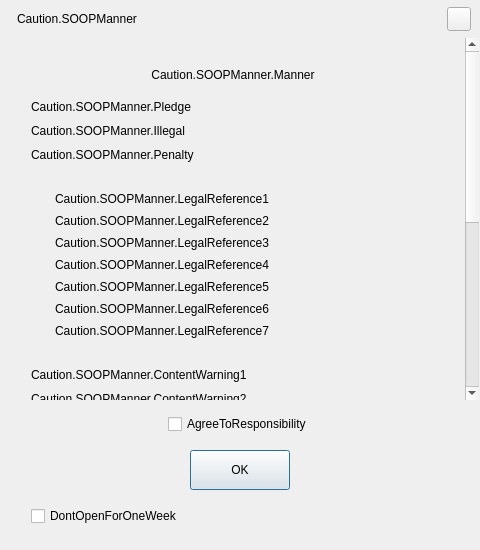
<?xml version="1.0" encoding="UTF-8"?>
<ui version="4.0">
 <class>AFQSoopBroadcastNoticeDialog</class>
 <widget class="QDialog" name="AFQSoopBroadcastNoticeDialog">
  <property name="geometry">
   <rect>
    <x>0</x>
    <y>0</y>
    <width>480</width>
    <height>550</height>
   </rect>
  </property>
  <property name="sizePolicy">
   <sizepolicy hsizetype="Fixed" vsizetype="Fixed">
    <horstretch>0</horstretch>
    <verstretch>0</verstretch>
   </sizepolicy>
  </property>
  <property name="minimumSize">
   <size>
    <width>480</width>
    <height>550</height>
   </size>
  </property>
  <property name="maximumSize">
   <size>
    <width>480</width>
    <height>550</height>
   </size>
  </property>
  <property name="windowTitle">
   <string>Dialog</string>
  </property>
  <property name="styleSheet">
   <string notr="true"/>
  </property>
  <layout class="QVBoxLayout" name="verticalLayout">
   <property name="spacing">
    <number>0</number>
   </property>
   <property name="leftMargin">
    <number>1</number>
   </property>
   <property name="topMargin">
    <number>0</number>
   </property>
   <property name="rightMargin">
    <number>1</number>
   </property>
   <property name="bottomMargin">
    <number>0</number>
   </property>
   <item>
    <widget class="QFrame" name="titleFrame">
     <property name="minimumSize">
      <size>
       <width>0</width>
       <height>38</height>
      </size>
     </property>
     <property name="maximumSize">
      <size>
       <width>16777215</width>
       <height>38</height>
      </size>
     </property>
     <layout class="QHBoxLayout" name="horizontalLayout_2">
      <property name="leftMargin">
       <number>16</number>
      </property>
      <property name="topMargin">
       <number>6</number>
      </property>
      <property name="rightMargin">
       <number>8</number>
      </property>
      <property name="bottomMargin">
       <number>6</number>
      </property>
      <item>
       <widget class="QLabel" name="label_Title">
        <property name="minimumSize">
         <size>
          <width>0</width>
          <height>24</height>
         </size>
        </property>
        <property name="maximumSize">
         <size>
          <width>16777215</width>
          <height>24</height>
         </size>
        </property>
        <property name="text">
         <string>Caution.SOOPManner</string>
        </property>
        <property name="labelType" stdset="0">
         <string>labelTitle</string>
        </property>
       </widget>
      </item>
      <item>
       <widget class="QPushButton" name="pushButton_Close">
        <property name="enabled">
         <bool>true</bool>
        </property>
        <property name="minimumSize">
         <size>
          <width>24</width>
          <height>24</height>
         </size>
        </property>
        <property name="maximumSize">
         <size>
          <width>24</width>
          <height>24</height>
         </size>
        </property>
        <property name="text">
         <string/>
        </property>
        <property name="iconSize">
         <size>
          <width>11</width>
          <height>11</height>
         </size>
        </property>
        <property name="buttonType" stdset="0">
         <string>closeButton</string>
        </property>
       </widget>
      </item>
     </layout>
    </widget>
   </item>
   <item>
    <widget class="QScrollArea" name="scrollArea">
     <property name="sizePolicy">
      <sizepolicy hsizetype="Preferred" vsizetype="Expanding">
       <horstretch>0</horstretch>
       <verstretch>0</verstretch>
      </sizepolicy>
     </property>
     <property name="frameShape">
      <enum>QFrame::NoFrame</enum>
     </property>
     <property name="frameShadow">
      <enum>QFrame::Sunken</enum>
     </property>
     <property name="horizontalScrollBarPolicy">
      <enum>Qt::ScrollBarAlwaysOff</enum>
     </property>
     <property name="widgetResizable">
      <bool>true</bool>
     </property>
     <widget class="QWidget" name="scrollAreaWidgetContents">
      <property name="geometry">
       <rect>
        <x>0</x>
        <y>0</y>
        <width>461</width>
        <height>778</height>
       </rect>
      </property>
      <property name="minimumSize">
       <size>
        <width>461</width>
        <height>0</height>
       </size>
      </property>
      <layout class="QVBoxLayout" name="verticalLayout_3">
       <property name="spacing">
        <number>10</number>
       </property>
       <property name="leftMargin">
        <number>30</number>
       </property>
       <property name="topMargin">
        <number>30</number>
       </property>
       <property name="rightMargin">
        <number>30</number>
       </property>
       <property name="bottomMargin">
        <number>0</number>
       </property>
       <item>
        <widget class="QLabel" name="label_SoopManner">
         <property name="text">
          <string>Caution.SOOPManner.Manner</string>
         </property>
         <property name="alignment">
          <set>Qt::AlignCenter</set>
         </property>
         <property name="wordWrap">
          <bool>false</bool>
         </property>
        </widget>
       </item>
       <item>
        <spacer name="verticalSpacer_2">
         <property name="orientation">
          <enum>Qt::Vertical</enum>
         </property>
         <property name="sizeType">
          <enum>QSizePolicy::Fixed</enum>
         </property>
         <property name="sizeHint" stdset="0">
          <size>
           <width>20</width>
           <height>8</height>
          </size>
         </property>
        </spacer>
       </item>
       <item>
        <widget class="QLabel" name="label_2">
         <property name="text">
          <string>Caution.SOOPManner.Pledge</string>
         </property>
         <property name="wordWrap">
          <bool>true</bool>
         </property>
         <property name="labelType" stdset="0">
          <string/>
         </property>
        </widget>
       </item>
       <item>
        <widget class="QLabel" name="label_3">
         <property name="text">
          <string>Caution.SOOPManner.Illegal</string>
         </property>
         <property name="wordWrap">
          <bool>true</bool>
         </property>
        </widget>
       </item>
       <item>
        <widget class="QLabel" name="label_4">
         <property name="text">
          <string>Caution.SOOPManner.Penalty</string>
         </property>
         <property name="wordWrap">
          <bool>true</bool>
         </property>
        </widget>
       </item>
       <item>
        <widget class="QWidget" name="widget_Container1" native="true">
         <property name="widgetType" stdset="0">
          <string>policy-container</string>
         </property>
         <layout class="QVBoxLayout" name="verticalLayout_5">
          <property name="spacing">
           <number>8</number>
          </property>
          <property name="leftMargin">
           <number>24</number>
          </property>
          <property name="topMargin">
           <number>20</number>
          </property>
          <property name="rightMargin">
           <number>24</number>
          </property>
          <property name="bottomMargin">
           <number>20</number>
          </property>
          <item>
           <widget class="QLabel" name="label_9">
            <property name="text">
             <string>Caution.SOOPManner.LegalReference1</string>
            </property>
            <property name="wordWrap">
             <bool>true</bool>
            </property>
           </widget>
          </item>
          <item>
           <widget class="QLabel" name="label_5">
            <property name="text">
             <string>Caution.SOOPManner.LegalReference2</string>
            </property>
            <property name="wordWrap">
             <bool>true</bool>
            </property>
           </widget>
          </item>
          <item>
           <widget class="QLabel" name="label_6">
            <property name="text">
             <string>Caution.SOOPManner.LegalReference3</string>
            </property>
            <property name="wordWrap">
             <bool>true</bool>
            </property>
           </widget>
          </item>
          <item>
           <widget class="QLabel" name="label_7">
            <property name="text">
             <string>Caution.SOOPManner.LegalReference4</string>
            </property>
            <property name="wordWrap">
             <bool>true</bool>
            </property>
           </widget>
          </item>
          <item>
           <widget class="QLabel" name="label_8">
            <property name="text">
             <string>Caution.SOOPManner.LegalReference5</string>
            </property>
            <property name="wordWrap">
             <bool>true</bool>
            </property>
           </widget>
          </item>
          <item>
           <widget class="QLabel" name="label_10">
            <property name="text">
             <string>Caution.SOOPManner.LegalReference6</string>
            </property>
            <property name="wordWrap">
             <bool>true</bool>
            </property>
           </widget>
          </item>
          <item>
           <widget class="QLabel" name="label_11">
            <property name="text">
             <string>Caution.SOOPManner.LegalReference7</string>
            </property>
            <property name="wordWrap">
             <bool>true</bool>
            </property>
           </widget>
          </item>
         </layout>
        </widget>
       </item>
       <item>
        <widget class="QLabel" name="label_12">
         <property name="text">
          <string>Caution.SOOPManner.ContentWarning1</string>
         </property>
         <property name="wordWrap">
          <bool>true</bool>
         </property>
        </widget>
       </item>
       <item>
        <widget class="QLabel" name="label_13">
         <property name="text">
          <string>Caution.SOOPManner.ContentWarning2</string>
         </property>
         <property name="wordWrap">
          <bool>true</bool>
         </property>
        </widget>
       </item>
       <item>
        <widget class="QLabel" name="label_14">
         <property name="text">
          <string>Caution.SOOPManner.ContentWarning3</string>
         </property>
         <property name="wordWrap">
          <bool>true</bool>
         </property>
        </widget>
       </item>
       <item>
        <widget class="QLabel" name="label_15">
         <property name="text">
          <string>Caution.SOOPManner.ContentWarning4</string>
         </property>
         <property name="wordWrap">
          <bool>true</bool>
         </property>
        </widget>
       </item>
       <item>
        <widget class="QLabel" name="label_16">
         <property name="text">
          <string>Caution.SOOPManner.ContentWarning5</string>
         </property>
         <property name="wordWrap">
          <bool>true</bool>
         </property>
        </widget>
       </item>
       <item>
        <widget class="QLabel" name="label_17">
         <property name="text">
          <string>Caution.SOOPManner.ContentWarning6</string>
         </property>
         <property name="wordWrap">
          <bool>true</bool>
         </property>
        </widget>
       </item>
       <item>
        <widget class="QLabel" name="label_18">
         <property name="text">
          <string>Caution.SOOPManner.ContentWarning7</string>
         </property>
         <property name="wordWrap">
          <bool>true</bool>
         </property>
        </widget>
       </item>
       <item>
        <widget class="QLabel" name="label_19">
         <property name="text">
          <string>Caution.SOOPManner.ContentWarning8</string>
         </property>
         <property name="wordWrap">
          <bool>true</bool>
         </property>
        </widget>
       </item>
       <item>
        <widget class="QLabel" name="label_20">
         <property name="text">
          <string>Caution.SOOPManner.ContentWarning9</string>
         </property>
         <property name="wordWrap">
          <bool>true</bool>
         </property>
        </widget>
       </item>
       <item>
        <widget class="QLabel" name="label_21">
         <property name="text">
          <string>Caution.SOOPManner.ContentWarning10</string>
         </property>
         <property name="wordWrap">
          <bool>true</bool>
         </property>
        </widget>
       </item>
       <item>
        <widget class="QLabel" name="label_22">
         <property name="text">
          <string>Caution.SOOPManner.ContentWarning11</string>
         </property>
         <property name="wordWrap">
          <bool>true</bool>
         </property>
        </widget>
       </item>
       <item>
        <widget class="QWidget" name="widget_Container2" native="true">
         <property name="styleSheet">
          <string notr="true"/>
         </property>
         <property name="widgetType" stdset="0">
          <string>policy-container</string>
         </property>
         <layout class="QFormLayout" name="formLayout">
          <property name="horizontalSpacing">
           <number>8</number>
          </property>
          <property name="verticalSpacing">
           <number>8</number>
          </property>
          <property name="leftMargin">
           <number>24</number>
          </property>
          <property name="topMargin">
           <number>20</number>
          </property>
          <property name="rightMargin">
           <number>24</number>
          </property>
          <property name="bottomMargin">
           <number>20</number>
          </property>
          <item row="0" column="1">
           <widget class="QLabel" name="label_Monitoring">
            <property name="text">
             <string>Caution.SOOPManner.MonitoringPolicy</string>
            </property>
            <property name="wordWrap">
             <bool>true</bool>
            </property>
           </widget>
          </item>
          <item row="1" column="1">
           <widget class="QLabel" name="label_PolicyReference">
            <property name="text">
             <string>Caution.SOOPManner.PolicyReference</string>
            </property>
            <property name="wordWrap">
             <bool>true</bool>
            </property>
           </widget>
          </item>
         </layout>
        </widget>
       </item>
       <item>
        <spacer name="verticalSpacer">
         <property name="orientation">
          <enum>Qt::Vertical</enum>
         </property>
         <property name="sizeHint" stdset="0">
          <size>
           <width>20</width>
           <height>40</height>
          </size>
         </property>
        </spacer>
       </item>
      </layout>
     </widget>
    </widget>
   </item>
   <item>
    <widget class="QWidget" name="widget_ButtonBoxArea" native="true">
     <property name="maximumSize">
      <size>
       <width>16777215</width>
       <height>156</height>
      </size>
     </property>
     <layout class="QVBoxLayout" name="verticalLayout_2">
      <property name="spacing">
       <number>16</number>
      </property>
      <property name="leftMargin">
       <number>30</number>
      </property>
      <property name="topMargin">
       <number>14</number>
      </property>
      <property name="rightMargin">
       <number>30</number>
      </property>
      <property name="bottomMargin">
       <number>24</number>
      </property>
      <item>
       <layout class="QHBoxLayout" name="horizontalLayout">
        <property name="spacing">
         <number>0</number>
        </property>
        <property name="bottomMargin">
         <number>0</number>
        </property>
        <item>
         <spacer name="horizontalSpacer">
          <property name="orientation">
           <enum>Qt::Horizontal</enum>
          </property>
          <property name="sizeHint" stdset="0">
           <size>
            <width>40</width>
            <height>20</height>
           </size>
          </property>
         </spacer>
        </item>
        <item>
         <widget class="QCheckBox" name="checkBox_Responsibility">
          <property name="sizePolicy">
           <sizepolicy hsizetype="Preferred" vsizetype="Fixed">
            <horstretch>0</horstretch>
            <verstretch>0</verstretch>
           </sizepolicy>
          </property>
          <property name="text">
           <string>AgreeToResponsibility</string>
          </property>
         </widget>
        </item>
        <item>
         <spacer name="horizontalSpacer_2">
          <property name="orientation">
           <enum>Qt::Horizontal</enum>
          </property>
          <property name="sizeHint" stdset="0">
           <size>
            <width>40</width>
            <height>20</height>
           </size>
          </property>
         </spacer>
        </item>
       </layout>
      </item>
      <item>
       <layout class="QHBoxLayout" name="horizontalLayout_3">
        <property name="spacing">
         <number>0</number>
        </property>
        <property name="topMargin">
         <number>0</number>
        </property>
        <item>
         <spacer name="horizontalSpacer_3">
          <property name="orientation">
           <enum>Qt::Horizontal</enum>
          </property>
          <property name="sizeHint" stdset="0">
           <size>
            <width>40</width>
            <height>20</height>
           </size>
          </property>
         </spacer>
        </item>
        <item>
         <widget class="QPushButton" name="pushButton_Ok">
          <property name="minimumSize">
           <size>
            <width>100</width>
            <height>40</height>
           </size>
          </property>
          <property name="maximumSize">
           <size>
            <width>100</width>
            <height>40</height>
           </size>
          </property>
          <property name="text">
           <string>OK</string>
          </property>
          <property name="default">
           <bool>true</bool>
          </property>
         </widget>
        </item>
        <item>
         <spacer name="horizontalSpacer_4">
          <property name="orientation">
           <enum>Qt::Horizontal</enum>
          </property>
          <property name="sizeHint" stdset="0">
           <size>
            <width>40</width>
            <height>20</height>
           </size>
          </property>
         </spacer>
        </item>
       </layout>
      </item>
      <item>
       <widget class="QCheckBox" name="checkBox_HideForWeek">
        <property name="text">
         <string>DontOpenForOneWeek</string>
        </property>
       </widget>
      </item>
     </layout>
    </widget>
   </item>
  </layout>
 </widget>
 <resources>
  <include location="aneta-main-resource.qrc"/>
 </resources>
 <connections/>
</ui>
